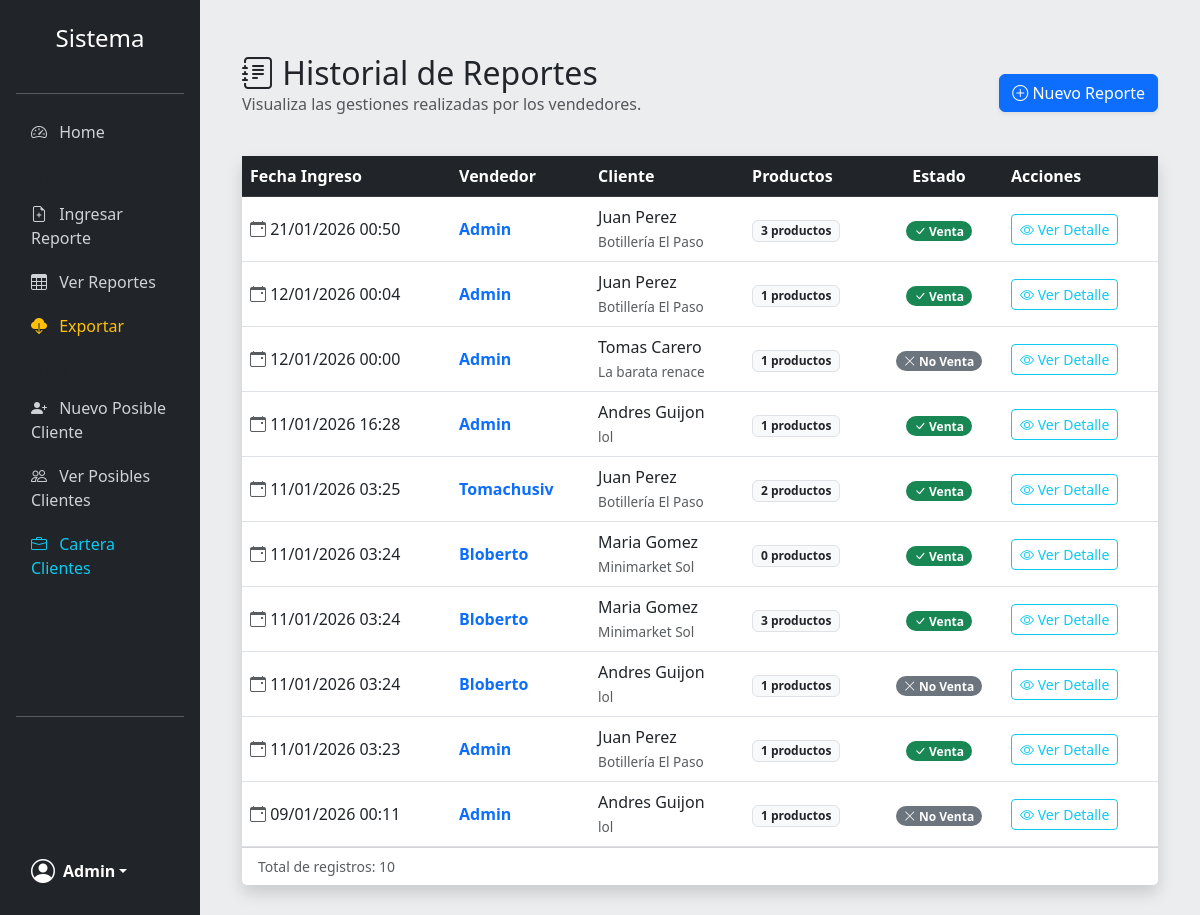
The app's page /reportes/ver/ (signed in) with its own data.
### SISTEMA/models/models.py (models this page shows, shortened)
class Usuario(AbstractUser):
    rol = models.ForeignKey(Rol, on_delete=models.CASCADE, null=True, blank=True)
    rut = models.CharField(max_length=12, unique=True, validators=[validar_rut])

class InformeVendedor (models.Model):
    vendedor = models.ForeignKey(Usuario, on_delete=models.CASCADE)
    cliente = models.ForeignKey(Cliente, on_delete=models.CASCADE)
    venta_realizada = models.BooleanField(default=False)
    tipo_producto = models.ManyToManyField(TipoProducto, blank=True)
    descripcion = models.TextField()
    fecha_ingreso = models.DateTimeField(auto_now_add=True)
    fecha_inicio = models.DateTimeField(null=True, blank=True)
    fecha_termino = models.DateTimeField(null=True, blank=True)
    metodo_contacto = models.ForeignKey(MetodoContacto, on_delete=models.CASCADE, null=True, blank=True)
    metodo_pago = models.ForeignKey(MetodoPago, on_delete=models.CASCADE, null=True, blank=True)

class Cliente(models.Model):
    rut = models.CharField(max_length=12, unique=True, validators=[validar_rut])
    nombre_comercio = models.CharField(max_length=150, null=True, blank=True)
    nombre = models.CharField(max_length=100)
    apellido = models.CharField(max_length=100)
    email = models.EmailField(unique=True, null=True, blank=True)
    telefono = models.CharField(max_length=15, null=True, blank=True)
    ubicacion = models.CharField(max_length=255, null=True, blank=True)
    tipo_cliente = models.ForeignKey(TipoCliente, on_delete=models.CASCADE, null=True, blank=True)
    fecha_ingreso = models.DateTimeField(auto_now_add=True)

### SISTEMA/views/views.py (the view)
# urls.py: path('reportes/ver/', VerReporteView.as_view(), name='ver_reporte'),
class VerReporteView(LoginRequiredMixin, ListView):
    model = InformeVendedor
    template_name = 'VerReporte.html'
    ordering = ['-fecha_ingreso']

### SISTEMA/templates/VerReporte.html (shortened to what this page needs)
{% extends 'base.html' %}
{% block content %}
<div class="container-fluid mt-4">
    <div class="d-flex justify-content-between align-items-center mb-4">
        <div>
            <h2 class="mb-0"><i class="bi bi-journal-text"></i> Historial de Reportes</h2>
            <p class="text-muted">Visualiza las gestiones realizadas por los vendedores.</p>
        </div>
        <a href="{% url 'ingresar_reporte' %}" class="btn btn-primary shadow-sm">
            <i class="bi bi-plus-circle"></i> Nuevo Reporte
        </a>
    </div>
    <div class="card shadow border-0">
        <div class="card-body p-0">
            <div class="table-responsive">
                <table class="table table-hover align-middle mb-0">
                    <thead class="table-dark">
                        <tr>
                            <th scope="col">Fecha Ingreso</th>
                            <th scope="col">Vendedor</th>
                            <th scope="col">Cliente</th>
                            <th scope="col">Productos</th>
                            <th scope="col" class="text-center">Estado</th>
                            <th scope="col">Acciones</th>
                        </tr>
                    </thead>
                    <tbody>
                        {% for informe in object_list %}
                        <tr>
                            <td class="text-nowrap">
                                <i class="bi bi-calendar-event text-muted"></i>
                                {{ informe.fecha_ingreso|date:"d/m/Y H:i" }}
                            </td>
                            <td class="fw-bold text-primary">
                                {{ informe.vendedor.username|title }}
                            </td>
                            <td>
                                {{ informe.cliente.nombre }} {{ informe.cliente.apellido }}
                                <br>
                                <small class="text-muted text-small-sub">
                                    {{ informe.cliente.nombre_comercio|default:"Particular" }}
                                </small>
                            </td>
                            <td>
                                <span class="badge bg-light text-dark border">
                                    {{ informe.tipo_producto.count }} productos
                                </span>
                            </td>
                            <td class="text-center">
                                {% if informe.venta_realizada %}
                                    <span class="badge rounded-pill bg-success">
                                        <i class="bi bi-check-lg"></i> Venta
                                    </span>
                                {% else %}
                                    <span class="badge rounded-pill bg-secondary">
                                        <i class="bi bi-x-lg"></i> No Venta
                                    </span>
                                {% endif %}
                            </td>
                            <td>
                                <button type="button" class="btn btn-sm btn-outline-info"
                                        data-bs-toggle="modal"
                                        data-bs-target="#modalReporte{{ informe.pk }}">
                                    <i class="bi bi-eye"></i> Ver Detalle
                                </button>
                            </td>
                        </tr>
                        {% endfor %}
                    </tbody>
                </table>
            </div>
        </div>
        <div class="card-footer bg-white text-muted small">
            Total de registros: {{ object_list.count }}
        </div>
    </div>
</div>
{% endblock %}

### SISTEMA/templates/Base.html (shortened to what this page needs)
{% load static %}
<!DOCTYPE html>
<html lang="es">
<head>
    <link href="https://cdn.jsdelivr.net/npm/bootstrap@5.3.0/dist/css/bootstrap.min.css" rel="stylesheet">
    <link rel="stylesheet" href="https://cdn.jsdelivr.net/npm/bootstrap-icons@1.11.0/font/bootstrap-icons.css">
    <link rel="stylesheet" href="{% static 'css/styles.css' %}">
</head>
<body>
    <div class="container-fluid p-0">
        <div class="row g-0">
            {% if user.is_authenticated %}
            <div class="col-lg-2 sidebar-wrapper">
                <div class="offcanvas-lg offcanvas-start bg-dark text-white sidebar h-100" tabindex="-1" id="sidebarMenu">
                    <div class="offcanvas-body d-flex flex-column p-3 h-100">
                        <h4 class="text-center mb-4 mt-2 d-none d-lg-block">Sistema</h4>
                        <hr class="d-none d-lg-block">
                        <ul class="nav nav-pills flex-column mb-auto">
                            <li class="nav-item">
                                <a href="{% url 'home' %}" class="{% if request.resolver_match.url_name == 'home' %}active{% endif %}">
                                    <i class="bi bi-speedometer2 me-2"></i> Home
                                </a>
                            </li>
                            <li class="nav-header text-uppercase small text-muted mt-3 mb-1">Reportes</li>
                            <li><a href="{% url 'ingresar_reporte' %}"><i class="bi bi-file-earmark-plus me-2"></i> Ingresar Reporte</a></li>
                            <li><a href="{% url 'ver_reporte' %}"><i class="bi bi-table me-2"></i> Ver Reportes</a></li>
                            <li><a href="{% url 'exportar_reportes' %}" class="nav-link text-warning"><i class="bi bi-cloud-download-fill me-2"></i> Exportar</a></li>
                            <li class="nav-header text-uppercase small text-muted mt-3 mb-1">Clientes</li>
                            <li><a href="{% url 'ingresar_posible_cliente' %}"><i class="bi bi-person-plus-fill me-2"></i> Nuevo Posible Cliente</a></li>
                            <li><a href="{% url 'ver_posible_cliente' %}"><i class="bi bi-people me-2"></i> Ver Posibles Clientes</a></li>
                            {% if user.is_staff or user.rol.nombre == "Jefe" %}
                            <li>
                                <a href="{% url 'ver_cliente' %}" class="text-info">
                                    <i class="bi bi-briefcase me-2"></i> Cartera Clientes
                                </a>
                            </li>
                            {% endif %}
                            </ul>
                        <hr>
                        <div class="dropdown mt-auto">
                            <a href="#" class="d-flex align-items-center text-white text-decoration-none dropdown-toggle" id="dropdownUser1" data-bs-toggle="dropdown">
                                <i class="bi bi-person-circle fs-4 me-2"></i>
                                <strong>{{ user.username|title }}</strong>
                            </a>
                        </div>
                    </div>
                </div>
            </div>
            {% endif %}
            <div class="col-12 col-lg-{{ user.is_authenticated|yesno:'10,12' }} content-area">
                {% block content %}
                {% endblock %}
            </div>
        </div>
    </div>
</body>
</html>

### SISTEMA/static/css/styles.css (style rules this page uses)
body { min-height: 100vh; background-color: #ebedef; font-family: system-ui, -apple-system, "Segoe UI", Roboto, "Helvetica Neue", Arial, sans-serif; }
.content-area { padding: 20px; margin-top: 60px; transition: all 0.3s; }
@media (min-width: 992px) { .content-area { margin-top: 0; padding: 30px; } }
.sidebar { background-color: #212529; color: white; }
@media (min-width: 992px) { .sidebar { min-height: 100vh; position: fixed; width: 16.66667%; top: 0; left: 0; z-index: 100; overflow-y: auto; } }
@media (min-width: 992px) { .content-area { margin-left: 16.66667%; } }
.sidebar a { color: #cfd2d6; text-decoration: none; padding: 10px 15px; display: block; border-radius: 5px; transition: all 0.2s; font-weight: 500; }
.nav-header { font-size: 0.75rem; font-weight: 700; letter-spacing: 0.5px; padding: 0 15px; }
.text-small-sub { font-size: 0.85em; }

### records on screen
Usuario: username "Admin"
InformeVendedor: fecha_ingreso "21/01/2026 00:50", vendedor.username "Admin", cliente.nombre "Juan", cliente.apellido "Perez", cliente.nombre_comercio "Botillería El Paso", tipo_producto.count "3", venta_realizada True (drawn)
InformeVendedor: fecha_ingreso "12/01/2026 00:04", vendedor.username "Admin", cliente.nombre "Juan", cliente.apellido "Perez", cliente.nombre_comercio "Botillería El Paso", tipo_producto.count "1", venta_realizada True (drawn)
InformeVendedor: fecha_ingreso "12/01/2026 00:00", vendedor.username "Admin", cliente.nombre "Tomas", cliente.apellido "Carero", cliente.nombre_comercio "La barata renace", tipo_producto.count "1", venta_realizada False (drawn)
InformeVendedor: fecha_ingreso "11/01/2026 16:28", vendedor.username "Admin", cliente.nombre "Andres", cliente.apellido "Guijon", cliente.nombre_comercio "lol", tipo_producto.count "1", venta_realizada True (drawn)
InformeVendedor: fecha_ingreso "11/01/2026 03:25", vendedor.username "Tomachusiv", cliente.nombre "Juan", cliente.apellido "Perez", cliente.nombre_comercio "Botillería El Paso", tipo_producto.count "2", venta_realizada True (drawn)
InformeVendedor: fecha_ingreso "11/01/2026 03:24", vendedor.username "Bloberto", cliente.nombre "Maria", cliente.apellido "Gomez", cliente.nombre_comercio "Minimarket Sol", tipo_producto.count "0", venta_realizada True (drawn)
InformeVendedor: fecha_ingreso "11/01/2026 03:24", vendedor.username "Bloberto", cliente.nombre "Maria", cliente.apellido "Gomez", cliente.nombre_comercio "Minimarket Sol", tipo_producto.count "3", venta_realizada True (drawn)
InformeVendedor: fecha_ingreso "11/01/2026 03:24", vendedor.username "Bloberto", cliente.nombre "Andres", cliente.apellido "Guijon", cliente.nombre_comercio "lol", tipo_producto.count "1", venta_realizada False (drawn)
InformeVendedor: fecha_ingreso "11/01/2026 03:23", vendedor.username "Admin", cliente.nombre "Juan", cliente.apellido "Perez", cliente.nombre_comercio "Botillería El Paso", tipo_producto.count "1", venta_realizada True (drawn)
InformeVendedor: fecha_ingreso "09/01/2026 00:11", vendedor.username "Admin", cliente.nombre "Andres", cliente.apellido "Guijon", cliente.nombre_comercio "lol", tipo_producto.count "1", venta_realizada False (drawn)

### other values on screen
{{ object_list.count }} "10"
